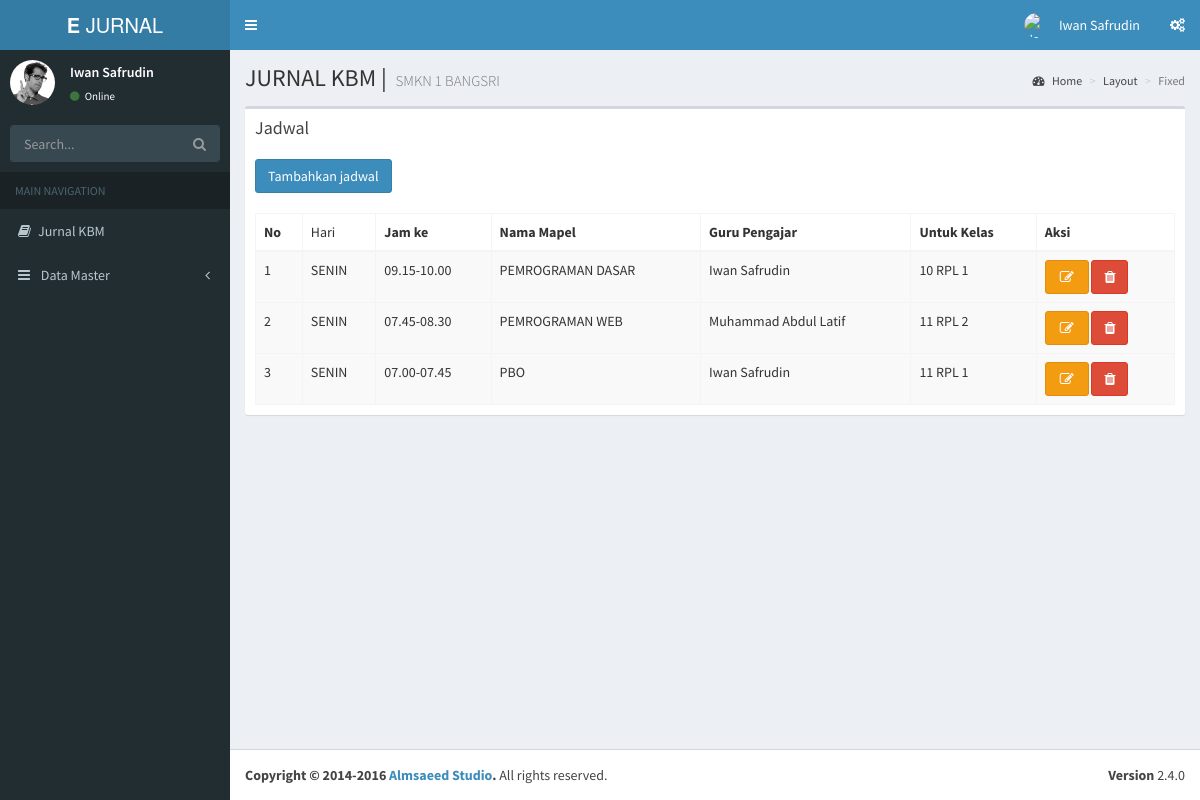
Page /dashboard.php?page=jadwal (signed in) on the committed database.
### tables this page shows
CREATE TABLE `tbl_jadwal` (
  `id_jadwal` int(11) NOT NULL,
  `id_guru` int(11) NOT NULL,
  `id_hari` int(11) NOT NULL,
  `id_kelas` int(11) NOT NULL,
  `id_mapel` int(11) NOT NULL,
  `id_jam` int(11) NOT NULL
);

CREATE TABLE `tbl_hari` (
  `id_hari` int(11) NOT NULL,
  `nama_hari` varchar(7) NOT NULL
);

CREATE TABLE `tbl_jam` (
  `id_jam` int(11) NOT NULL,
  `jam_ke` varchar(50) NOT NULL
);

CREATE TABLE `tbl_mapel` (
  `id_mapel` int(11) NOT NULL,
  `nama_mapel` varchar(55) NOT NULL
);

CREATE TABLE `tbl_guru` (
  `id_guru` int(11) NOT NULL,
  `nama_guru` varchar(100) NOT NULL,
  `username` varchar(50) NOT NULL,
  `password` varchar(255) NOT NULL,
  `level_guru` enum('Admin','Guru') NOT NULL,
  `status` enum('0','1','','') NOT NULL
);

CREATE TABLE `tbl_kelas` (
  `id_kelas` int(11) NOT NULL,
  `nama_kelas` varchar(55) NOT NULL
);

### Databases.php (called while the page is built, shortened)
<?php
class Databases{
	public $host='localhost';
	public $name='root';
	public $pass='dimasari123';
	public $dbname='db_jurnal';
	public $mysqli;
	function __construct() {
		$this->mysqli= new mysqli($this->host,$this->name,$this->pass,$this->dbname);
			?>
			<?php
	}
	public function getData($query)
	{
		$result = $this->mysqli->query($query);
		$rows = array();
		while ($row = $result->fetch_assoc()) {
			$rows[] = $row;
		}
		return $rows;
	}
}
?>

### page/jadwal/jadwal.php (the view, shortened to what this page needs)
  	<?php
  		$sql ="SELECT * FROM tbl_jadwal j,tbl_guru g,tbl_kelas k,tbl_mapel m ,tbl_hari h, tbl_jam jm WHERE j.id_guru=g.id_guru And j.id_mapel=m.id_mapel AND j.id_kelas=k.id_kelas AND j.id_hari=h.id_hari and j.id_jam=jm.id_jam order by j.id_hari desc";
  		$result=$mysqli->getData($sql);
?>
  		<div class="box">
            <div class="box-header">
              <h3 class="box-title">Jadwal </h3>
            </div>
            <div class="box-body">
            	<input class="btn btn-primary" type="button" value="Tambahkan jadwal"><br><br>
              <table id="example1" class="table table-bordered table-striped">
                <thead>
                <tr>
                  <th>No</th>
                  <td>Hari</td>
                  <th>Jam ke</th>
                  <th>Nama Mapel </th>
                  <th>Guru Pengajar</th>
                  <th>Untuk Kelas</th>
                  <th>Aksi</th>
                </tr>
                </thead>
                <tbody>
               <?php
               		$i++;
                  foreach ($result as $show ) {
                ?>
                <tr>
                  <td><?php echo $i++; ?></td>
                  <td><?php echo $show['nama_hari'] ?></td>
                  <td><?php  echo $show['jam_ke'] ?></td>
                  <td><?php echo $show['nama_mapel']; ?></td>
                  <td><?php echo $show['nama_guru'] ?></td>
                  <td><?php echo$show['nama_kelas']; ?></td>
                  <td>
                    <a href="?page=kelas&aksi=ubah&id=" type="button" class="btn  btn-warning "><i class="fa fa-fw fa-pencil-square-o"></i></a>
                    <a href="?page=kelas&aksi=hapus&id=" type="button" class="btn  btn-danger "><i class="fa fa-trash"></i></a>
                  </td>
                </tr>
                <tr>
                <?php } ?>
              </table>
            </div>
          </div>
        </div>
      </div>

### dashboard.php (shortened to what this page needs)
<?php
  $nama_guru   = $_SESSION['nama_guru'];
  include "Databases.php";
  $mysqli = new Databases();
   ?>
<!DOCTYPE html>
<html>
<head>
  <link rel="stylesheet" href="bower_components/bootstrap/dist/css/bootstrap.min.css">
  <link rel="stylesheet" href="bower_components/font-awesome/css/font-awesome.min.css">
  <link rel="stylesheet" href="bower_components/Ionicons/css/ionicons.min.css">
  <link rel="stylesheet" href="dist/css/AdminLTE.min.css">
  <link rel="stylesheet" href="dist/css/skins/_all-skins.min.css">
</head>
<body class="hold-transition skin-blue fixed sidebar-mini">
<div class="wrapper">
  <header class="main-header">
    <a href="index2.html" class="logo">
      <span class="logo-lg"><b>E </b>JURNAL</span>
    </a>
    <nav class="navbar navbar-static-top">
      <a href="#" class="sidebar-toggle" data-toggle="push-menu" role="button">
      </a>
      <div class="navbar-custom-menu">
        <ul class="nav navbar-nav">
          <li class="dropdown user user-menu">
            <a href="#" class="dropdown-toggle" data-toggle="dropdown">
              <img src="dist/img/logo.png" class="user-image" alt="User Image">
              <span class="hidden-xs"><?php echo $nama_guru ?></span>
            </a>
          </li>
          <li>
            <a href="#" data-toggle="control-sidebar"><i class="fa fa-gears"></i></a>
          </li>
        </ul>
      </div>
    </nav>
  </header>
  <aside class="main-sidebar">
    <section class="sidebar">
      <div class="user-panel">
        <div class="pull-left image">
          <img src="dist/img/user2-160x160.jpg" class="img-circle" alt="User Image">
        </div>
        <div class="pull-left info">
          <p><?php echo $nama_guru ?></p>
          <a href="#"><i class="fa fa-circle text-success"></i> Online</a>
        </div>
      </div>
      <form action="#" method="get" class="sidebar-form">
        <div class="input-group">
          <input type="text" name="q" class="form-control" placeholder="Search...">
              <span class="input-group-btn">
                <button type="submit" name="search" id="search-btn" class="btn btn-flat"><i class="fa fa-search"></i>
                </button>
              </span>
        </div>
      </form>
      <ul class="sidebar-menu" data-widget="tree">
        <li class="header">MAIN NAVIGATION</li>
         <li>
          <a href="?page=transaksi">
            <i class="fa fa-book"></i>Jurnal KBM <span></span>
          </a>
        </li>
        <li class="treeview">
          <a href="#">
            <i class="fa  fa-bars"></i> <span>Data Master</span>
            <span class="pull-right-container">
              <i class="fa fa-angle-left pull-right"></i>
            </span>
          </a>
        </li>
    </section>
  </aside>
  <div class="content-wrapper">
    <section class="content-header">
      <h1>
        JURNAL KBM |
        <small>SMKN 1 BANGSRI</small>
      </h1>
      <ol class="breadcrumb">
        <li><a href="#"><i class="fa fa-dashboard"></i> Home</a></li>
        <li><a href="#">Layout</a></li>
        <li class="active">Fixed</li>
      </ol>
    </section>
    <section class="content">
            <?php
   $page = $_GET['page'];
   $aksi = $_GET['aksi'];
if ($page =="jadwal") {
 if ($aksi=="") {
   include "page/jadwal/jadwal.php";
 }
}
  ?>
  <footer class="main-footer">
    <div class="pull-right hidden-xs">
      <b>Version</b> 2.4.0
    </div>
    <strong>Copyright &copy; 2014-2016 <a href="https://adminlte.io">Almsaeed Studio</a>.</strong> All rights
    reserved.
  </footer>
</body>
</html>

### rows in the picture
tbl_jadwal: id_hari.nama_hari "SENIN", id_jam.jam_ke "09.15-10.00", id_mapel.nama_mapel "PEMROGRAMAN DASAR", id_guru.nama_guru "Iwan Safrudin", id_kelas.nama_kelas "10 RPL 1"
tbl_jadwal: id_hari.nama_hari "SENIN", id_jam.jam_ke "07.45-08.30", id_mapel.nama_mapel "PEMROGRAMAN WEB", id_guru.nama_guru "Muhammad Abdul Latif", id_kelas.nama_kelas "11 RPL 2"
tbl_jadwal: id_hari.nama_hari "SENIN", id_jam.jam_ke "07.00-07.45", id_mapel.nama_mapel "PBO", id_guru.nama_guru "Iwan Safrudin", id_kelas.nama_kelas "11 RPL 1"

### other values in the picture
$nama_guru "Iwan Safrudin"
